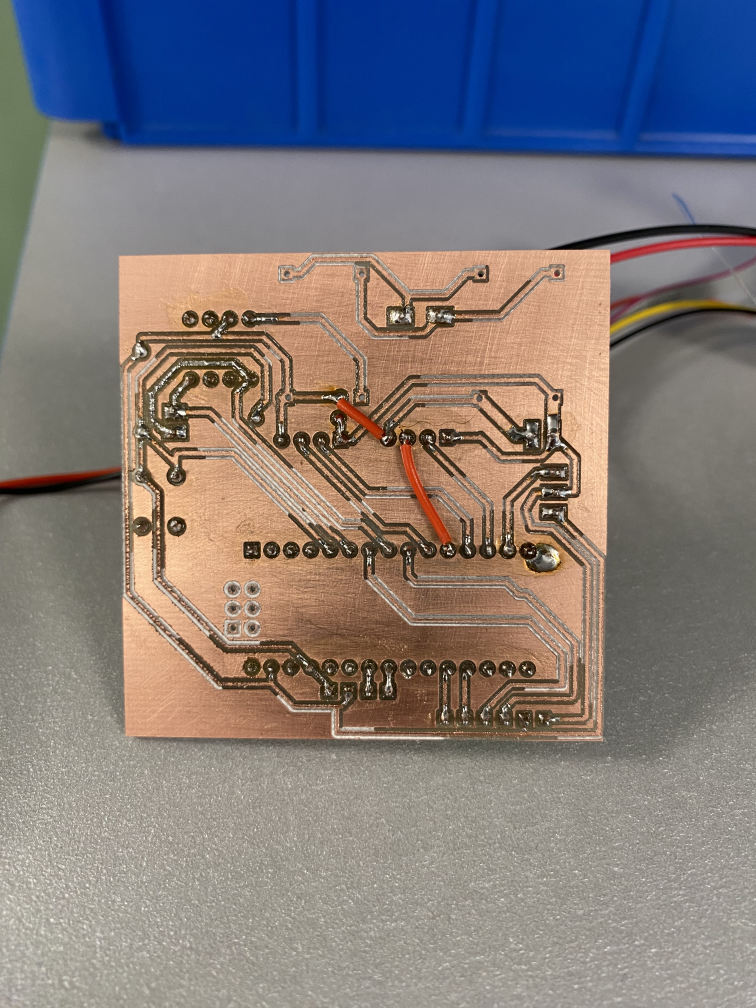
#> input picture pcb/IMG_5250.jpeg, 3024 x 4032 px, given in place of the camera (shown at 1/4 size)
$ python main.py
#> lines starting #> are read from the running program, lines starting #| are printed output that depends on the picture; after the words box and inside, x2 and y2 are one past the last pixel; in counts of white or black regions, pixels touching at a corner belong together
#166 131 96 Red min
#176 255 228 Red max

#39 89 30 gREEN min
#84 216 129 green max

import cv2
import RPi.GPIO as GPIO
import numpy as np


GPIO.setmode(GPIO.BOARD)
GPIO.setwarnings(False)

PINREADY = 3
PINRED = 5
PINGREEN = 7

GPIO.setup(PINREADY, GPIO.OUT)
GPIO.setup(PINRED, GPIO.OUT)
GPIO.setup(PINGREEN, GPIO.OUT)

GPIO.output(PINRED, GPIO.LOW)
GPIO.output(PINGREEN, GPIO.LOW)
GPIO.output(PINREADY, GPIO.LOW)

cv2.namedWindow("result")

cap = cv2.VideoCapture(0)
cap.set(3, 320)# set video widht
cap.set(4, 240)
# HSV фильтр для зеленых объектов из прошлого урока
hsv_minR = np.array((170, 76, 59), np.uint8)
hsv_maxR = np.array((177, 255, 218), np.uint8)
hsv_minG = np.array((39, 89, 30), np.uint8)
hsv_maxG = np.array((84, 216, 129), np.uint8)


while True:
    flag, img = cap.read()
#> img is the input picture: shape (4032, 3024, 3); mean B, G, R 123.4, 122.9, 129.3
    # преобразуем RGB картинку в HSV модель
    hsv = cv2.cvtColor(img, cv2.COLOR_BGR2HSV)
#> hsv: shape (4032, 3024, 3); mean H, S, V 41.9, 80.8, 149.6
    # применяем цветовой фильтр
    threshR = cv2.inRange(hsv, hsv_minR, hsv_maxR)
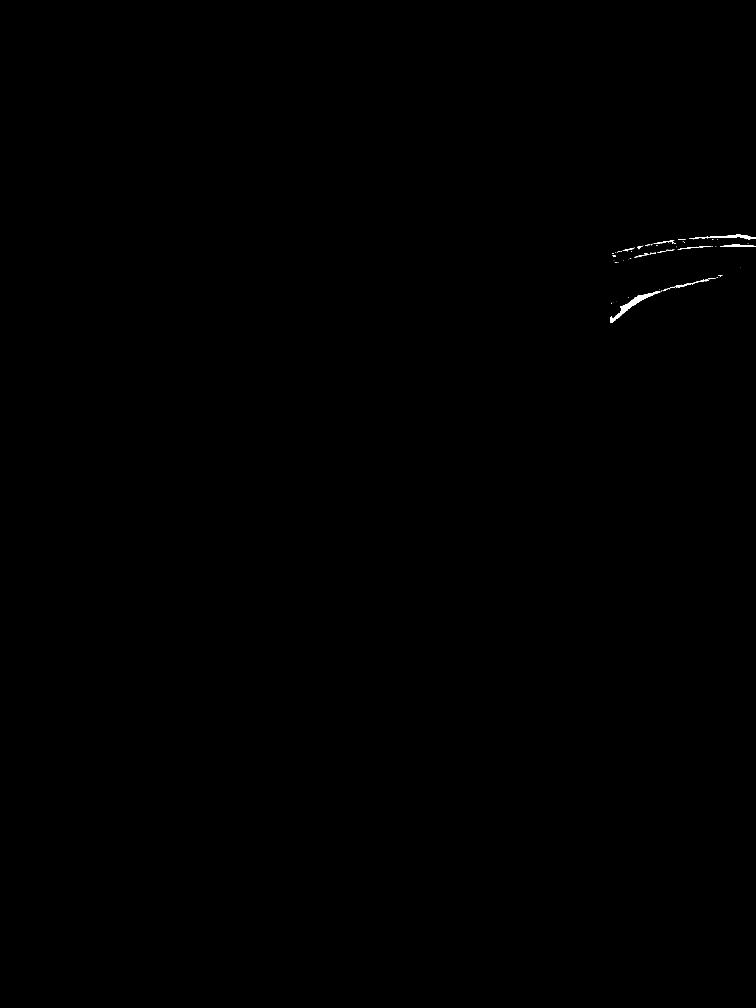
#> threshR: shape (4032, 3024) (shown at 1/4 size); 0.07% white; 108 white regions (85 under 20 px), largest, box (x1, y1, x2, y2) and area: (2442, 1164, 2641, 1291) 3617, (2757, 937, 3024, 957) 1631, (2880, 978, 3024, 988) 596
    threshG = cv2.inRange(hsv, hsv_minG, hsv_maxG)
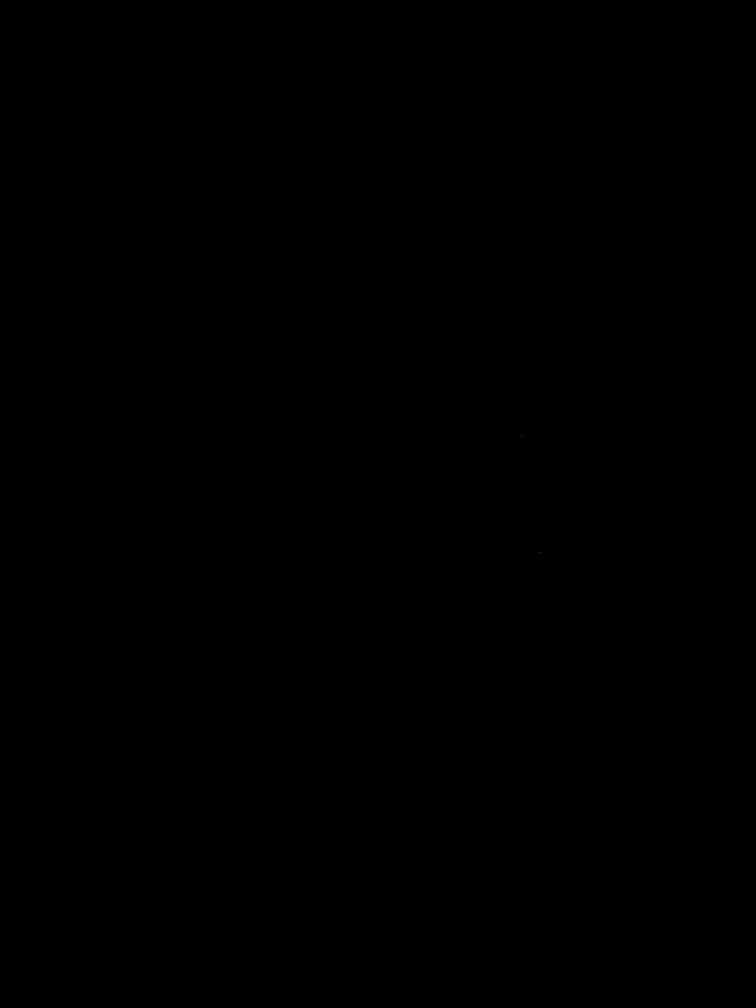
#> threshG: shape (4032, 3024) (shown at 1/4 size); 0% white in thin lines or dots, all inside (x1, y1, x2, y2) = (2086, 1741, 2164, 2210)
    # вычисляем моменты изображения
    momentsR = cv2.moments(threshR, 1)
#> momentsR = moments, m00 8298, centre m10/m00, m01/m00 = (2681.1, 1096.5)
    dM01R = momentsR['m01']
#> dM01R = 9098625
    dM10R = momentsR['m10']
#> dM10R = 22248044
    dAreaR = momentsR['m00']
#> dAreaR = 8298
    momentsG = cv2.moments(threshG, 1)
#> momentsG = moments, m00 2, centre m10/m00, m01/m00 = (2124.5, 1975)
    dM01G = momentsG['m01']
#> dM01G = 3950
    dM10G = momentsG['m10']
#> dM10G = 4249
    dAreaG = momentsG['m00']
#> dAreaG = 2
    # будем реагировать только на те моменты,
    # которые содержать больше 100 пикселей
    if dAreaR > dAreaG and dAreaR > 3200:
        GPIO.output(PINRED, GPIO.HIGH)
        GPIO.output(PINGREEN, GPIO.LOW)
        x = int(dM10R / dAreaR)
#> x = 2681
        y = int(dM01R / dAreaR)
#> y = 1096
        print("x->",x ,"y->",y , "red", "pixels=>", dAreaR)
#| x-> 2681 y-> 1096 red pixels=> 8298.0
        cv2.circle(img, (x, y), 10, (0, 0, 255), -1)
    elif dAreaG > dAreaR and dAreaG > 3200:
        GPIO.output(PINRED, GPIO.LOW)
        GPIO.output(PINGREEN, GPIO.HIGH)
        x = int(dM10G / dAreaG)
        y = int(dM01G / dAreaG)
        print("x->",x ,"y->",y , "green", "pixels=>", dAreaG)
        cv2.circle(img, (x, y), 10, (0, 255, 0), -1)
    else:
        GPIO.output(PINRED, GPIO.LOW)
        GPIO.output(PINGREEN, GPIO.LOW)
    cv2.imshow('result', img)
    ch = cv2.waitKey(5)
#> (key Esc is pressed here)
    if ch == 27:
        break

cap.release()
cv2.destroyAllWindows()
